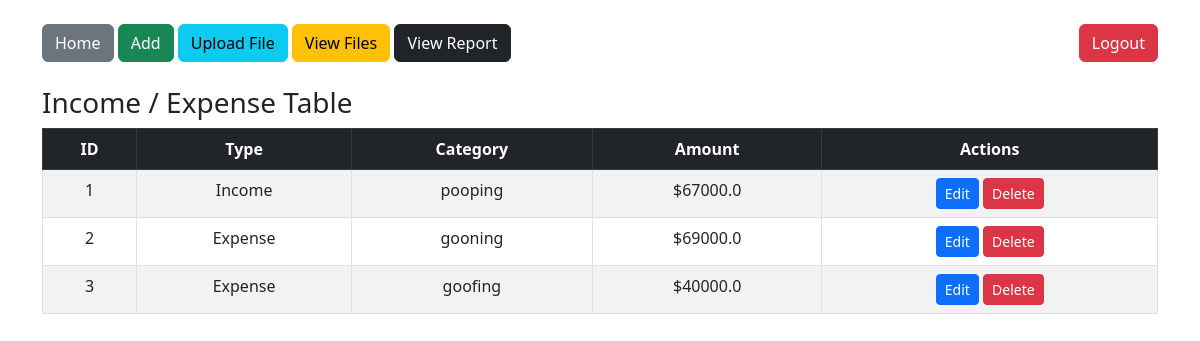
Page /dashboard (signed in) on the earlier database version.
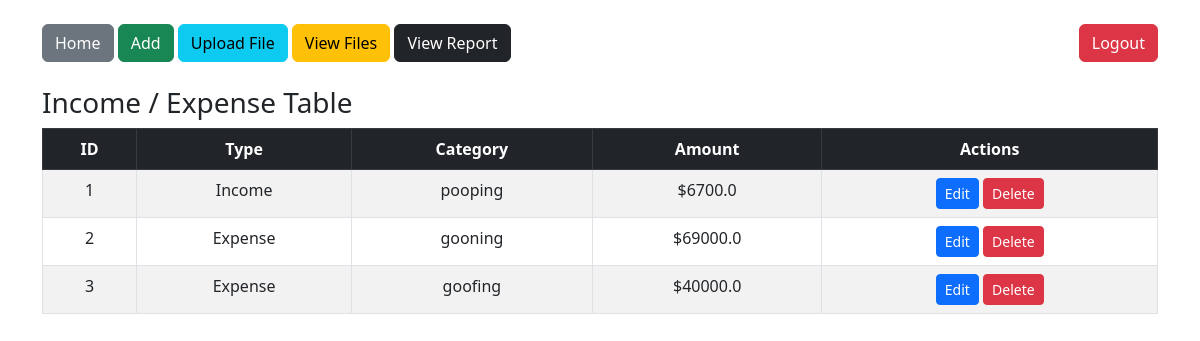
Same page on the later database version.
### tables this page shows
CREATE TABLE Transactions (
        transactionID INTEGER PRIMARY KEY AUTOINCREMENT,
        type TEXT NOT NULL,
        category TEXT NOT NULL,
        amount REAL NOT NULL,
        userID INTEGER,
        FOREIGN KEY (userID) REFERENCES Users(userID)
    );

### app.py (the view)
@app.route('/dashboard')
@login_required # only logged in users can open the dashboard (checks if user is in session before running the dashboard func)
def dashboard():
    conn = sqlite3.connect("database.db")
    c = conn.cursor()
    c.execute("SELECT * FROM Transactions WHERE userID=?", (session['userID'],)) # Selects multiple rows where the userID is the one in session
    data = c.fetchall()
    conn.close()
    return render_template('dashboard.html', data=data)

### app.py (called while the page is built)
def login_required(func):
    from functools import wraps
    @wraps(func)
    def wrapper(*args, **kwargs):
        if 'userID' not in session:
            return redirect(url_for('login'))
        return func(*args, **kwargs)
    return wrapper

### templates/dashboard.html (shortened to what this page needs)
<!DOCTYPE html>
<html>
<head>
    <link href="https://cdn.jsdelivr.net/npm/bootstrap@5.3.0/dist/css/bootstrap.min.css" rel="stylesheet">
</head>
<body class="container mt-4">
<nav class="mb-4">
    <a href="/dashboard" class="btn btn-secondary">Home</a>
    <a href="/addNewData" class="btn btn-success">Add</a>
    <a href="/uploadFile" class="btn btn-info">Upload File</a>
    <a href="/viewFile" class="btn btn-warning">View Files</a>
    <a href="/viewReport" class="btn btn-dark">View Report</a>
    <a href="/logout" class="btn btn-danger float-end">Logout</a>
</nav>
<h3>Income / Expense Table</h3>
<table class="table table-bordered table-striped text-center">
    <thead class="table-dark">
        <tr>
            <th>ID</th>
            <th>Type</th>
            <th>Category</th>
            <th>Amount</th>
            <th>Actions</th>
        </tr>
    </thead>
    <tbody>
        {% for row in data %}
        <tr>
            <td>{{ row[0] }}</td>
            <td>{{ row[1] }}</td>
            <td>{{ row[2] }}</td>
            <td>${{ row[3] }}</td>
            <td>
                <a href="/editdata/{{ row[0] }}" class="btn btn-sm btn-primary">Edit</a>
                <a href="/deletedata/{{ row[0] }}" class="btn btn-sm btn-danger">Delete</a>
            </td>
        </tr>
        {% endfor %}
    </tbody>
</table>
</body>
</html>

Differences in the rows shown:
changed Transactions "Income": amount "67000.0" → "6700.0"
